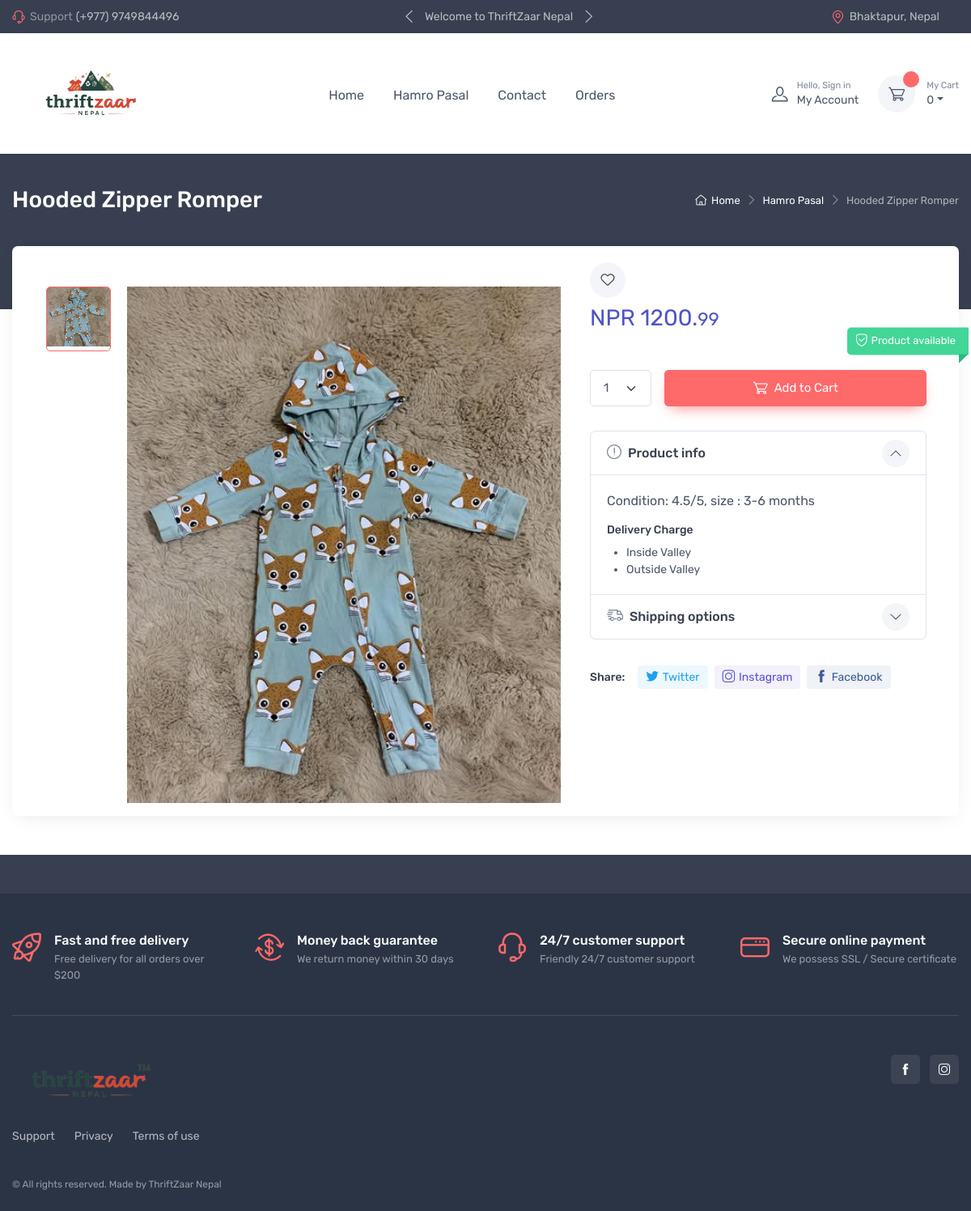
Screenshot of /product.php?id=16 with the database file from the repository.
### tables this page shows
CREATE TABLE `products` (
  `p_id` int(11) NOT NULL,
  `p_name` text DEFAULT NULL,
  `buying_price` int(11) NOT NULL,
  `selling_price` int(11) NOT NULL,
  `description` text NOT NULL,
  `photos` text NOT NULL,
  `c_id` int(11) NOT NULL DEFAULT 1,
  `user_id` int(11) NOT NULL DEFAULT 1
);

### modules/config.php (called while the page is built, shortened)
<?php
$conn = mysqli_connect("localhost", "root", "", "thriftzaar");
function url($path)
{
    return BASE_URL . $path;
}
function get_product_photos($json)
{
    $img['src'] = "uploads/default.png";
    $img['thumb'] = "uploads/default.png";
    $_objects = json_decode($json);
    $objects = [];
    $i = 0;
    foreach ($_objects as $key => $value) {
        $objects[] = $value;
    }
    return $objects;
}
function get_product($id)
{
    $sql = "SELECT *FROM products,categories WHERE products.p_id = $id  AND products.c_id = categories.c_id";
    global $conn;
    $res = $conn->query($sql);
    return $res->fetch_assoc();
}

### product.php (the view, shortened to what this page needs)
<?php
require_once("./modules/config.php");
$id = 0;
if (isset($_GET["id"])) {
    $id = (int) ($_GET["id"]);
}
$product = get_product($id);
$images = get_product_photos($product['photos']);
require_once("./layouts/header.php");
?>
<div class="page-title-overlap bg-dark pt-4">
    <div class="container d-lg-flex justify-content-between py-2 py-lg-3">
        <div class="order-lg-2 mb-3 mb-lg-0 pt-lg-2">
            <nav aria-label="breadcrumb">
                <ol class="breadcrumb breadcrumb-light flex-lg-nowrap justify-content-center justify-content-lg-start">
                    <li class="breadcrumb-item"><a class="text-nowrap" href="<?= url("") ?>"><i
                                class="ci-home"></i>Home</a></li>
                    <li class="breadcrumb-item text-nowrap"><a href="hamro-pasal.php">Hamro Pasal</a>
                    </li>
                    <li class="breadcrumb-item text-nowrap text-capitalize active" aria-current="page">
                        <?= $product['p_name'] ?>
                    </li>
                </ol>
            </nav>
        </div>
        <div class="order-lg-1 pe-lg-4 text-center text-lg-start">
            <h1 class="h3 text-light mb-0 text-capitalize"><?= $product['p_name'] ?></h1>
        </div>
    </div>
</div>
<div class="container">
    <div class="bg-light shadow-lg rounded-3 px-4 py-3 mb-5">
        <div class="px-lg-3">
            <div class="row">
                <div class="col-lg-7 pe-lg-0 pt-lg-4">
                    <div class="product-gallery">
                        <div class="product-gallery-preview order-sm-2">
                            <?php
                            $active = "active";
                            foreach ($images as $key => $image) {
                                ?>
                                <div class="product-gallery-preview-item <?= $active ?>" id="img-<?= $key ?>"><img
                                        class="image-zoom" src="<?= $image->src ?>" data-zoom="<?= $image->thumb ?>"
                                        alt="Product image">
                                </div>
                                <?php $active = "";
                            } ?>
                        </div>
                        <div class="product-gallery-thumblist order-sm-1">
                            <?php
                            $active = "active";
                            foreach ($images as $key => $image) {
                                ?>
                                <a class="product-gallery-thumblist-item <?= $active ?>" href="#img-<?= $key ?>">
                                    <img src="<?= $image->thumb ?>" alt="Product thumb">
                                </a>
                                <?php $active = "";
                            } ?>
                        </div>
                    </div>
                </div>
                <div class="col-lg-5 pt-4 pt-lg-0">
                    <div class="product-details ms-auto pb-3">
                        <div class="d-flex justify-content-between align-items-center mb-2">
                            <button class="btn-wishlist me-0 me-lg-n3" type="button" data-bs-toggle="tooltip"
                                title="Add to wishlist"><i class="ci-heart"></i></button>
                        </div>
                        <div class="mb-3"><span class="h3 fw-normal text-accent me-1">NPR
                                <?= $product['selling_price'] ?>.<small>99</small></span>
                        </div>
                        <div class="position-relative me-n4 mb-3">
                            <div class="product-badge product-available mt-n1"><i class="ci-security-check"></i>Product
                                available</div>
                        </div>
                        <form class="mb-grid-gutter mt-5" method="post" action="cart-process-add.php" >
                            <div class="mb-3 d-flex align-items-center">
                                <select class="form-select me-3" name="quantity" style="width: 5rem;">
                                    <option value="1">1</option>
                                </select>
                                <button class="btn btn-primary btn-shadow d-block w-100" type="submit"><i
                                        class="ci-cart fs-lg me-2"></i>Add to Cart</button>
                            </div>
                        </form>
                        <div class="accordion mb-4" id="productPanels">
                            <div class="accordion-item">
                                <h3 class="accordion-header"><a class="accordion-button" href="#productInfo"
                                        role="button" data-bs-toggle="collapse" aria-expanded="true"
                                        aria-controls="productInfo"><i
                                            class="ci-announcement text-muted fs-lg align-middle mt-n1 me-2"></i>Product
                                        info</a></h3>
                                <div class="accordion-collapse collapse show" id="productInfo"
                                    data-bs-parent="#productPanels">
                                    <div class="accordion-body">
                                        <p><?= $product['description'] ?></p>
                                        <h6 class="fs-sm mb-2">Delivery Charge</h6>
                                        <ul class="fs-sm ps-4 mb-0">
                                            <li>Inside Valley</li>
                                            <li>Outside Valley</li>
                                        </ul>
                                    </div>
                                </div>
                            </div>
                            <div class="accordion-item">
                                <h3 class="accordion-header"><a class="accordion-button collapsed"
                                        href="#shippingOptions" role="button" data-bs-toggle="collapse"
                                        aria-expanded="true" aria-controls="shippingOptions"><i
                                            class="ci-delivery text-muted lead align-middle mt-n1 me-2"></i>Shipping
                                        options</a></h3>
                            </div>
                        </div>
                        <label class="form-label d-inline-block align-middle my-2 me-3">Share:</label><a
                            class="btn-share btn-twitter me-2 my-2" href="#"><i class="ci-twitter"></i>Twitter</a><a
                            class="btn-share btn-instagram me-2 my-2" href="#"><i
                                class="ci-instagram"></i>Instagram</a><a class="btn-share btn-facebook my-2" href="#"><i
                                class="ci-facebook"></i>Facebook</a>
                    </div>
                </div>
            </div>
        </div>
    </div>
</div>
<?php
require_once("./layouts/footer.php");
?>

### rows the page displays
products: p_name "Hooded Zipper Romper", selling_price "1200", description "Condition: 4.5/5, size : 3-6 months"

### other values shown
$cart_total "0"
